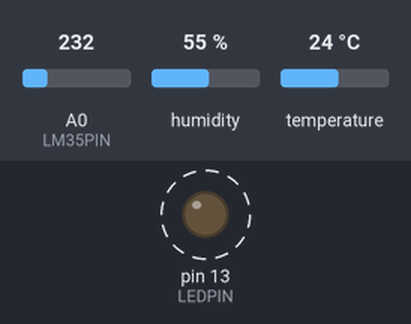
This sketch was run on a simulated Arduino Uno, built with avr-gcc and run on an emulated ATmega328P. On the bench: output pins drawn as LEDs (lit = HIGH). Dashed ring = blinking. The test bench sets the inputs (shaded band); at power-on: A0 (LM35PIN) = 232, humidity 55 %, temperature 24 °C. No radio packets arrive unless stated; what the sketch prints to the serial monitor is not drawn.

Above: at 0.3 s.
Timing chart, 0 to 3.0 s (numbered marks = the images above):
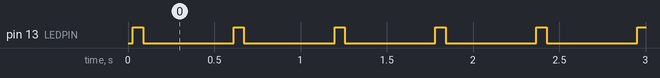

The sketch:

DHT_11.ino
```cpp
#include <VirtualWire.h>
#include <dht.h>
//
//    FILE: dht11_test.ino
//  AUTHOR: Rob Tillaart
// VERSION: 0.1.01
// PURPOSE: DHT library test sketch for DHT11 && Arduino
//     URL:
//
// Released to the public domain
//

dht DHT;

#define DHT11_PIN 5
#define LM35PIN A0
#define LEDPIN	13

uint16_t reading = 0;
uint8_t	count = 1;
float tempC;

void setup()
{
	Serial.begin(115200);
	Serial.println("DHT TEST PROGRAM ");
	Serial.print("LIBRARY VERSION: ");
	Serial.println(DHT_LIB_VERSION);
	Serial.println();
	Serial.println("Type,\tstatus,\tHumidity (%),\tTemperature (C)");

	pinMode(LEDPIN,OUTPUT);
	vw_set_ptt_inverted(true);
	vw_set_tx_pin(12);
	vw_setup(2000);// speed of data transfer Kbps

	analogReference(INTERNAL);

	reading = analogRead(LM35PIN);
}

void loop()
{
	// READ DATA
	Serial.print("DHT11, \t");
	int chk = DHT.read11(DHT11_PIN);
	switch (chk)
	{
		case DHTLIB_OK:
		Serial.print("OK,\t");
		break;
		case DHTLIB_ERROR_CHECKSUM:
		Serial.print("Checksum error,\t");
		break;
		case DHTLIB_ERROR_TIMEOUT:
		Serial.print("Time out error,\t");
		break;
		case DHTLIB_ERROR_CONNECT:
		Serial.print("Connect error,\t");
		break;
		case DHTLIB_ERROR_ACK_L:
		Serial.print("Ack Low error,\t");
		break;
		case DHTLIB_ERROR_ACK_H:
		Serial.print("Ack High error,\t");
		break;
		default:
		Serial.print("Unknown error,\t");
		break;
	}
	// DISPLAY DATA
	Serial.print(DHT.humidity, 1);
	Serial.print(",\t");
	Serial.println(DHT.temperature, 1);

	//Print lm35 data
	reading = analogRead(LM35PIN);

	 tempC = reading/9.31;
	 Serial.print("TEMP LM35: ");
	 Serial.print(tempC,2);
	 Serial.println("C");

	 uint8_t IntegerPart = (uint8_t)tempC;
	 uint8_t DecPart = 100 * (tempC - IntegerPart);

	 uint8_t msg[2] = {IntegerPart,DecPart};

	 digitalWrite(LEDPIN, HIGH); // Flash a light to show transmitting
	 vw_send(msg, 1);
	 vw_wait_tx(); // Wait until the whole message is gone
	 digitalWrite(LEDPIN, LOW);

	delay(500);
}
```

Measured:
- by itself, pin 13 (LEDPIN): alternates HIGH for 0.06 s and LOW for 0.52 s
